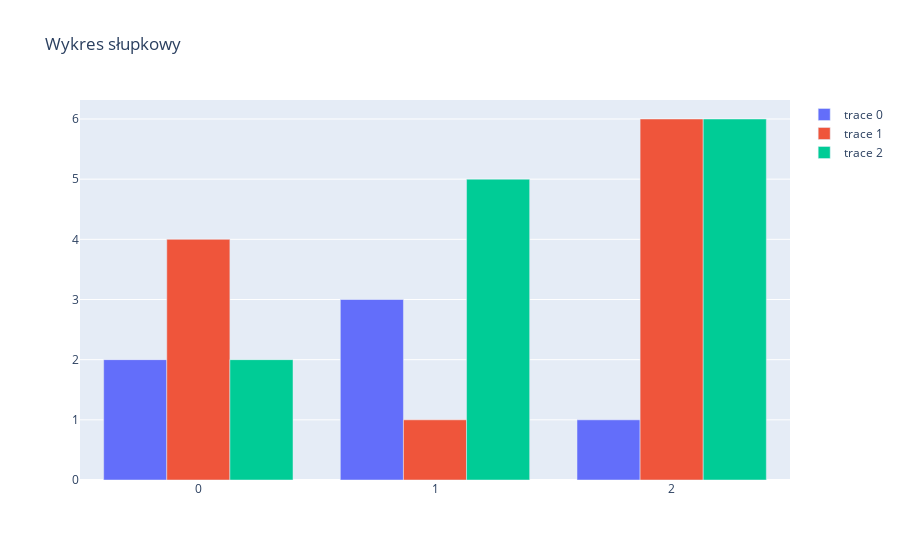

Here is the notebook cell this chart was saved with:
### Code cell
trace0=go.Bar(y=[2,3,1])
trace1=go.Bar(y=[4,1,6])
trace2=go.Bar(y=[2,5,6])

data=[trace0,trace1,trace2]

layout=go.Layout(title_text='Wykres słupkowy')

fig=go.Figure(data=data,layout=layout)
fig.show()

### Figure 1 — Plotly figure (JSON) as saved in the notebook; plotly's stock layout.template omitted (floating-point values rounded to 4 significant figures)
{"data": [{"type": "bar", "y": [2, 3, 1]}, {"type": "bar", "y": [4, 1, 6]}, {"type": "bar", "y": [2, 5, 6]}], "layout": {"title": {"text": "Wykres słupkowy"}}}
